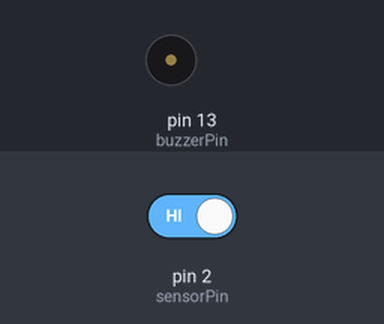
Simulated run of this sketch. Board: Arduino Uno, built with avr-gcc and run on an emulated ATmega328P. On the bench: buzzer (waves = sounding, pin HIGH). The inputs (shaded band) are chosen by the test bench; at power-on: pin 2 (sensorPin) HIGH.

Above: at 1.2 s.
1.3 s: pin 2 (sensorPin) driven LOW
At 1.7 s:
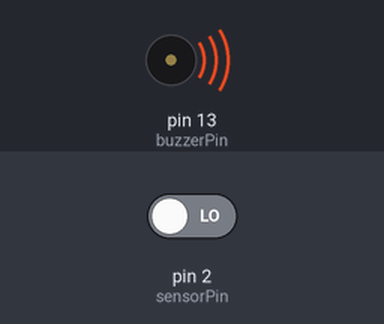
Timing chart, 0 to 4.3 s (numbered marks = the images above; inputs shaded):
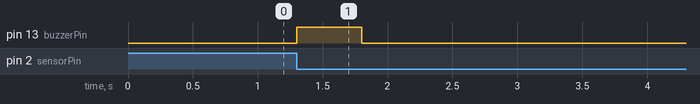

Measured:
- after the input at 1.3 s, pin 13 (buzzerPin): LOW → HIGH at once, → LOW 0.50 s later

The sketch:

vibrate.ino
```cpp
/**********************************************
 * Vibrating alarm test
 * Vibration sensors to control the buzzer, vibration, to the buzzer
 * High level alarm; buzzer low vibration to not work
 * (Using the interrupt function mode, UNO interrupt pin D2, D3)
 **********************************************/

#define buzzerPin 13
#define sensorPin 2

unsigned char state = 0;

void setup()
{
  pinMode(buzzerPin, OUTPUT);
  pinMode(sensorPin, INPUT);
  //D2 port for external interrupt 0, when the falling edge of the trigger when the function is called blink
  attachInterrupt(0, blink, FALLING);

}
void loop()
{
  if(state != 0)
  {
    state = 0;
    digitalWrite(buzzerPin,HIGH);
    delay(500);
  }
  else
    digitalWrite(buzzerPin,LOW);
}

//Falling edge triggered interrupt function blink ()
void blink()
{
  state++;
}
```
